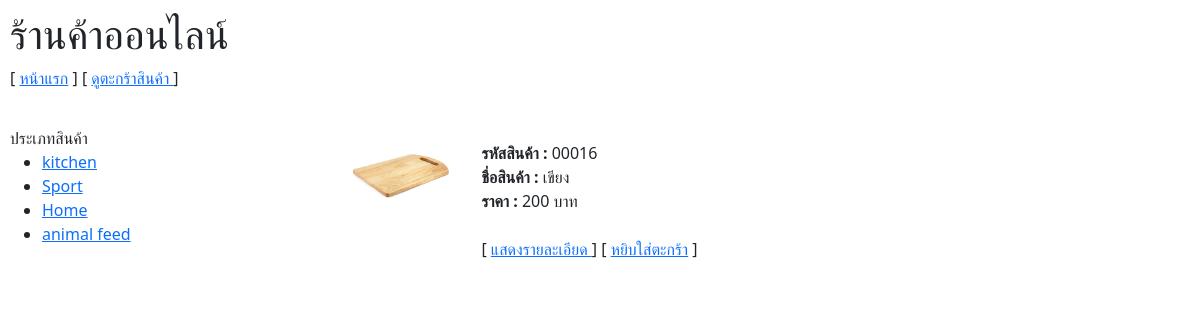
Screenshot of /product_list.php?id=1 with the database file from the repository.
### tables this page shows
CREATE TABLE IF NOT EXISTS `product_type` (
  `type_id` int(11) NOT NULL AUTO_INCREMENT,
  `type_name` varchar(30) DEFAULT NULL,
  PRIMARY KEY (`type_id`)
);

CREATE TABLE IF NOT EXISTS `product` (
  `product_id` int(11) NOT NULL AUTO_INCREMENT,
  `product_name` varchar(60) DEFAULT NULL,
  `type_id` int(11) DEFAULT NULL,
  `product_detail` text DEFAULT NULL,
  `product_price` int(11) DEFAULT NULL,
  `product_image` varchar(60) DEFAULT NULL,
  PRIMARY KEY (`product_id`)
);

### product_list.php (the view, shortened to what this page needs)
<?php  include('bootstrap.php'); ?>
<html>
<head>
</head>
<body topmargin="0" leftmargin="0">
    <table width="850" border="0" cellpadding="10">
        <tr>
            <td width="260">
                <h1>ร้านค้าออนไลน์ </h1>
                <p>[ <a href="index.php">หน้าแรก</a> ] [ <a href="basket.php">ดูตะกร้าสินค้า
                    </a> ]</p>
            </td>
            <td width="550">&nbsp;</td>
        </tr>
        <tr>
            <td valign="top">ประเภทสินค้า
                <?php
 include "connect.php";
 include "type_menu.php";
 ?>
            </td>
            <td width="550">
                <table width="450" border="0" align="center" cellpadding="15">
                    <?php
 $id = $_GET["id"];
 $sql = "select * from product where type_id = $id";  $ex = mysqli_query($conn, $sql);
 while ($rs=mysqli_fetch_array($ex)) {
 ?>
                    <tr>
                        <td width="100" valign="top"><img src="images/<?=$rs['product_image']?>" width="100"></td>
                        <td>
                            <?php
 $product_id = $rs['product_id'];
$code = sprintf("%05d", $product_id );
 ?>
                            <b> รหัสสินค้า : </b> <?=$code?> <br>
                            <b> ชื่อสินค้า : </b> <?=$rs['product_name']?><br>
                            <b> ราคา : </b> <?=$rs['product_price']?> บาท<br>
                            <br>
                            [ <a href=product_detail.php?id=<?=$rs['product_id']?>>แสดงรายละเอียด
                            </a>]
                            [ <a href=basket_add.php?id=<?=$rs['product_id']?>>หยิบใส่ตะกร้า</a> ]
                        </td>
                    </tr>
                    <?php
}
 ?>
                </table>
            </td>
        </tr>
    </table>
</body>
</html>

### type_menu.php
<?php
$sql = "SELECT * from product_type";
$ex = mysqli_query($conn, $sql);
echo "<ul>";
while ($rs=mysqli_fetch_array($ex)){
 echo "<li><a href=product_list.php?id=$rs[type_id]>$rs[type_name]</li>"; }
?>

### rows the page displays
product_type: type_name "kitchen"
product_type: type_name "Sport"
product_type: type_name "Home"
product_type: type_name "animal feed"
product: product_image (picture), product_id "00016", product_name "เขียง", product_price "200"
